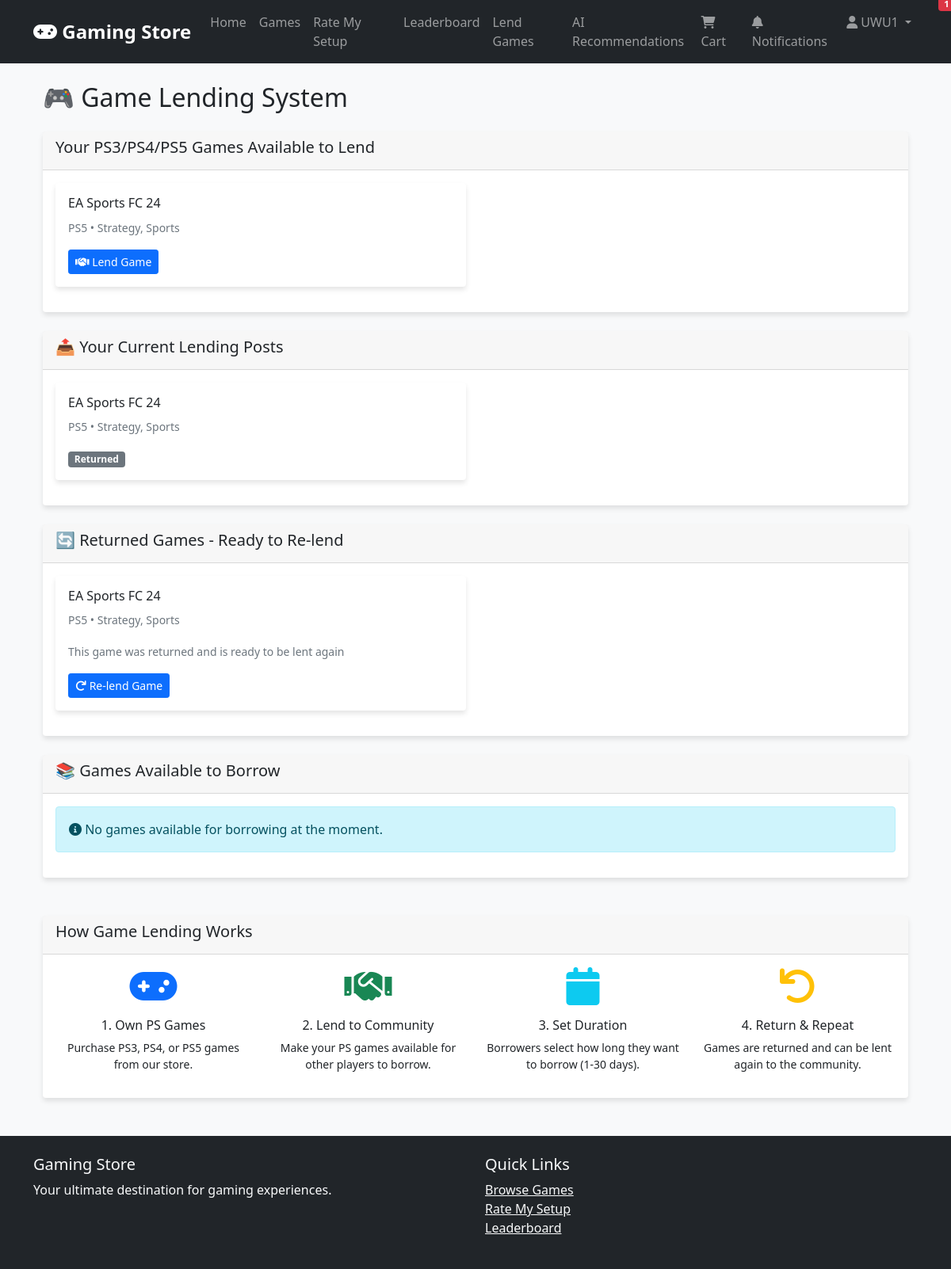
The page /lend_games (signed in) on the database as committed earlier.
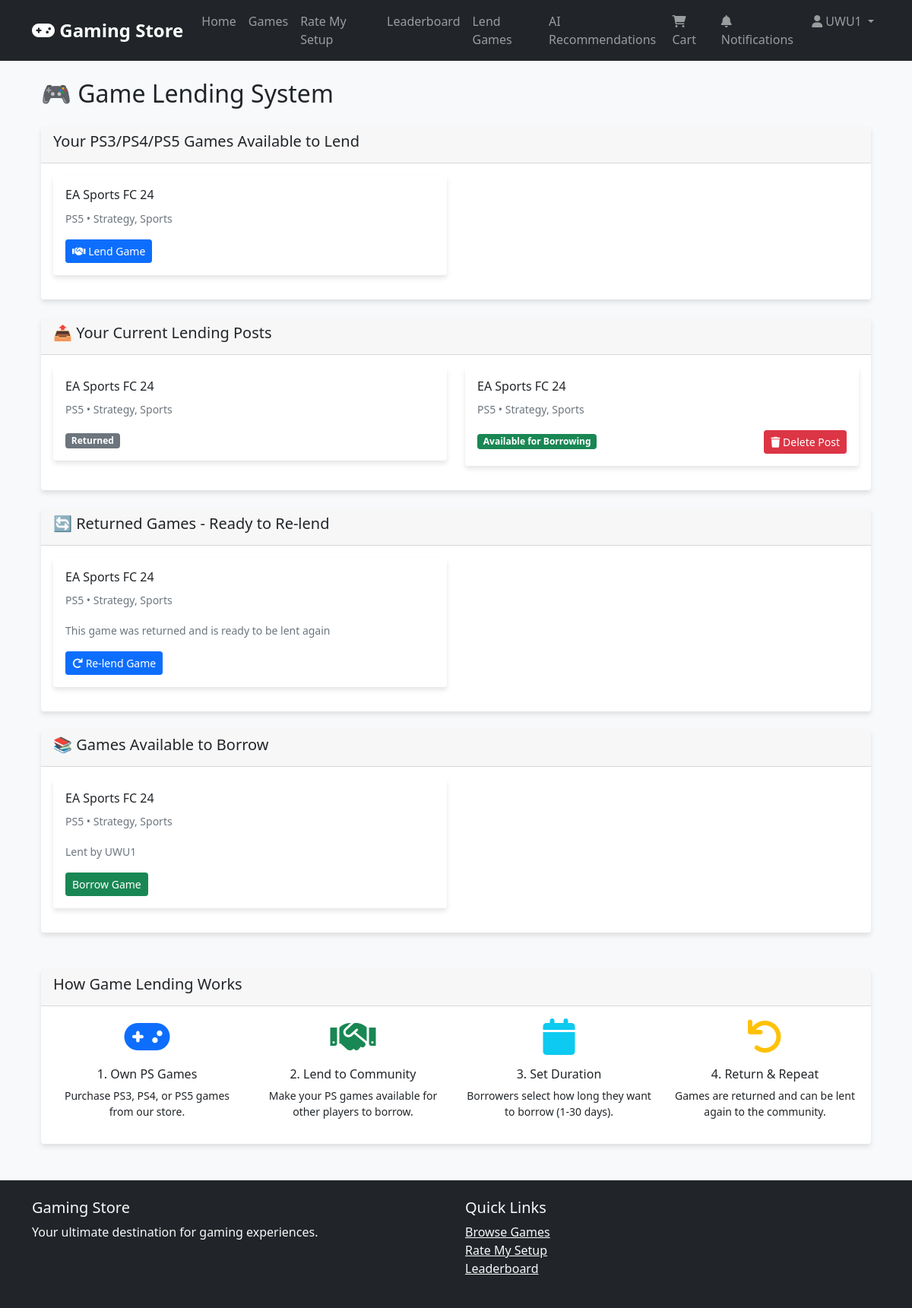
The same page on the database as committed later.
### app.py (models this page shows, shortened)
class Game(db.Model):
    id = db.Column(db.Integer, primary_key=True)
    title = db.Column(db.String(200), nullable=False)
    description = db.Column(db.Text)
    price = db.Column(db.Float, nullable=False)
    genre = db.Column(db.String(100))
    platform = db.Column(db.String(100))
    release_date = db.Column(db.Date)
    image_url = db.Column(db.String(200))
    voice_preview_url = db.Column(db.String(200))
    is_available = db.Column(db.Boolean, default=True)
    created_at = db.Column(db.DateTime, default=datetime.utcnow)

class GameLending(db.Model):
    id = db.Column(db.Integer, primary_key=True)
    lender_id = db.Column(db.Integer, db.ForeignKey('user.id'), nullable=False)
    borrower_id = db.Column(db.Integer, db.ForeignKey('user.id'))
    game_id = db.Column(db.Integer, db.ForeignKey('game.id'), nullable=False)
    lend_date = db.Column(db.DateTime, default=datetime.utcnow)
    return_date = db.Column(db.DateTime)
    is_returned = db.Column(db.Boolean, default=False)
    is_overdue = db.Column(db.Boolean, default=False)
    overdue_notification_sent = db.Column(db.Boolean, default=False)
    lender = db.relationship('User', foreign_keys=[lender_id], backref='lent_games')
    borrower = db.relationship('User', foreign_keys=[borrower_id], backref='borrowed_games')
    game = db.relationship('Game', backref='lending_records')

class User(db.Model):
    id = db.Column(db.Integer, primary_key=True)
    username = db.Column(db.String(80), unique=True, nullable=False)
    email = db.Column(db.String(120), unique=True, nullable=False)
    password_hash = db.Column(db.String(120), nullable=False)
    is_admin = db.Column(db.Boolean, default=False)
    popularity_points = db.Column(db.Integer, default=0)
    profile_picture = db.Column(db.String(200), default='default.jpg')
    bio = db.Column(db.Text)
    created_at = db.Column(db.DateTime, default=datetime.utcnow)
    is_banned = db.Column(db.Boolean, default=False)
    banned_at = db.Column(db.DateTime)
    banned_by = db.Column(db.Integer, db.ForeignKey('user.id'))
    ban_reason = db.Column(db.Text)
    ban_duration_days = db.Column(db.Integer)  # NULL for permanent, number for temporary

### app.py (the view)
@app.route('/lend_games')
@login_required
def lend_games():
    purchased_games = db.session.query(Game).join(Purchase).filter(
        Purchase.user_id == current_user.id
    ).all()
    ps_games = []
    for game in purchased_games:
        if game.platform:
            platforms = [p.strip() for p in game.platform.split(',')]
            if any(p in ['PS3', 'PS4', 'PS5'] for p in platforms):
                ps_games.append(game)
    available_lendings = GameLending.query.filter_by(borrower_id=None).all()
    user_lendings = GameLending.query.filter_by(lender_id=current_user.id).all()
    borrowed_games = GameLending.query.filter_by(borrower_id=current_user.id, is_returned=False).all()
    return render_template('lend_games.html',
                         ps_games=ps_games,
                         available_lendings=available_lendings,
                         user_lendings=user_lendings,
                         borrowed_games=borrowed_games)

### app.py (called while the page is built, shortened)
@login_manager.user_loader
def load_user(user_id):
    return User.query.get(int(user_id))

def check_overdue_games():
    current_time = datetime.utcnow()
    overdue_lendings = GameLending.query.filter(
        GameLending.borrower_id.isnot(None),
        GameLending.is_returned == False,
        GameLending.return_date < current_time,
        GameLending.overdue_notification_sent == False
    ).all()
    db.session.commit()
    return len(overdue_lendings)

def check_expired_bans():
    current_time = datetime.utcnow()
    expired_bans = User.query.filter(
        User.is_banned == True,
        User.ban_duration_days.isnot(None),
        User.banned_at.isnot(None)
    ).all()
    if expired_bans:
        db.session.commit()
        return len(expired_bans)
    return 0

### templates/lend_games.html (shortened to what the changed rows need)
{% extends "base.html" %}
{% block content %}
<div class="container">
    <h2 class="mb-4">🎮 Game Lending System</h2>
    {% set overdue_games = [] %}
    {% for lending in user_lendings %}
        {% if lending.borrower_id and not lending.is_returned and lending.is_overdue %}
            {% set _ = overdue_games.append(lending) %}
        {% endif %}
    {% endfor %}
    <div class="row mb-4">
        <div class="col-12">
            <div class="card">
                <div class="card-body">
                    {% if ps_games %}
                    <div class="row">
                        {% for game in ps_games %}
                        <div class="col-md-6 mb-3">
                            <div class="card border-primary">
                                <div class="card-body">
                                    <h6 class="card-title">{{ game.title }}</h6>
                                    <p class="card-text">
                                        <small class="text-muted">
                                            {{ game.platform }} • {{ game.genre }}
                                        </small>
                                    </p>
                                    {% set is_lent = false %}
                                    {% set is_borrowed = false %}
                                    {% set lending_id_to_delete = none %}
                                    {% for lending in user_lendings %}
                                        {% if lending.game_id == game.id %}
                                            {% if lending.borrower_id and not lending.is_returned %}
                                                {% set is_borrowed = true %}
                                            {% elif not lending.borrower_id %}
                                                {% set is_lent = true %}
                                                {% set lending_id_to_delete = lending.id %}
                                            {% endif %}
                                        {% endif %}
                                    {% endfor %}
                                    {% if is_lent %}
                                        <div class="d-flex justify-content-between align-items-center">
                                            <span class="badge bg-success">Available for Lending</span>
                                            <form action="{{ url_for('delete_lending', lending_id=lending_id_to_delete) }}" method="post" style="display: inline;">
                                                <button type="submit" class="btn btn-danger btn-sm" onclick="return confirm('Are you sure you want to remove this lending post?')">
                                                    <i class="fas fa-trash"></i> Delete Post
                                                </button>
                                            </form>
                                        </div>
                                    {% elif is_borrowed %}
                                        <span class="badge bg-warning">Currently Borrowed</span>
                                    {% else %}
                                        <a href="{{ url_for('lend_game', game_id=game.id) }}" class="btn btn-primary btn-sm">
                                            <i class="fas fa-handshake"></i> Lend Game
                                        </a>
                                    {% endif %}
                                </div>
                            </div>
                        </div>
                        {% endfor %}
                    </div>
                    {% else %}
                    <div class="alert alert-info">
                        <i class="fas fa-info-circle"></i> You don't have any PS3, PS4, or PS5 games to lend. Purchase some games first!
                    </div>
                    {% endif %}
                </div>
            </div>
        </div>
    </div>
    {% if user_lendings %}
    <div class="row mb-4">
        <div class="col-12">
            <div class="card">
                <div class="card-body">
                    <div class="row">
                        {% for lending in user_lendings %}
                        <div class="col-md-6 mb-3">
                            <div class="card {% if lending.borrower_id and not lending.is_returned %}border-warning{% else %}border-info{% endif %}">
                                <div class="card-body">
                                    <h6 class="card-title">{{ lending.game.title }}</h6>
                                    <p class="card-text">
                                        <small class="text-muted">
                                            {{ lending.game.platform }} • {{ lending.game.genre }}
                                        </small>
                                    </p>
                                    {% if lending.borrower_id and not lending.is_returned %}
                                        <div class="d-flex justify-content-between align-items-center">
                                            <span class="badge bg-warning">Currently Borrowed</span>
                                            <small class="text-muted">
                                                Borrowed by: {{ lending.borrower.username }}
                                            </small>
                                        </div>
                                        <p class="card-text mt-2">
                                            <small class="text-muted">
                                                Return by: {{ lending.return_date.strftime('%Y-%m-%d') if lending.return_date else 'Not specified' }}
                                            </small>
                                        </p>
                                    {% elif not lending.borrower_id %}
                                        <div class="d-flex justify-content-between align-items-center">
                                            <span class="badge bg-success">Available for Borrowing</span>
                                            <form action="{{ url_for('delete_lending', lending_id=lending.id) }}" method="post" style="display: inline;">
                                                <button type="submit" class="btn btn-danger btn-sm" onclick="return confirm('Are you sure you want to delete this lending post?')">
                                                    <i class="fas fa-trash"></i> Delete Post
                                                </button>
                                            </form>
                                        </div>
                                    {% else %}
                                        <span class="badge bg-secondary">Returned</span>
                                    {% endif %}
                                </div>
                            </div>
                        </div>
                        {% endfor %}
                    </div>
                </div>
            </div>
        </div>
    </div>
    {% endif %}
    {% set returned_games = [] %}
    {% for lending in user_lendings %}
        {% if lending.is_returned %}
            {% set _ = returned_games.append(lending.game) %}
        {% endif %}
    {% endfor %}
    {% if returned_games %}
    <div class="row mb-4">
        <div class="col-12">
            <div class="card">
                <div class="card-body">
                    <div class="row">
                        {% for game in returned_games %}
                        <div class="col-md-6 mb-3">
                            <div class="card border-secondary">
                                <div class="card-body">
                                    <h6 class="card-title">{{ game.title }}</h6>
                                    <p class="card-text">
                                        <small class="text-muted">
                                            {{ game.platform }} • {{ game.genre }}
                                        </small>
                                    </p>
                                    <p class="card-text">
                                        <small class="text-muted">
                                            This game was returned and is ready to be lent again
                                        </small>
                                    </p>
                                    <a href="{{ url_for('lend_game', game_id=game.id) }}" class="btn btn-primary btn-sm">
                                        <i class="fas fa-redo"></i> Re-lend Game
                                    </a>
                                </div>
                            </div>
                        </div>
                        {% endfor %}
                    </div>
                </div>
            </div>
        </div>
    </div>
    {% endif %}
    {% set borrowed_by_others = [] %}
    {% for lending in user_lendings %}
        {% if lending.borrower_id and not lending.is_returned %}
            {% set _ = borrowed_by_others.append(lending) %}
        {% endif %}
    {% endfor %}
    <div class="row mb-4">
        <div class="col-12">
            <div class="card">
                <div class="card-body">
                    {% if available_lendings %}
                    <div class="row">
                        {% for lending in available_lendings %}
                        <div class="col-md-6 mb-3">
                            <div class="card border-success">
                                <div class="card-body">
                                    <h6 class="card-title">{{ lending.game.title }}</h6>
                                    <p class="card-text">
                                        <small class="text-muted">
                                            {{ lending.game.platform }} • {{ lending.game.genre }}
                                        </small>
                                    </p>
                                    <p class="card-text">
                                        <small class="text-muted">
                                            Lent by {{ lending.lender.username }}
                                        </small>
                                    </p>
                                    <a href="{{ url_for('borrow_game', lending_id=lending.id) }}" class="btn btn-success btn-sm">Borrow Game</a>
                                </div>
                            </div>
                        </div>
                        {% endfor %}
                    </div>
                    {% else %}
                    <div class="alert alert-info">
                        <i class="fas fa-info-circle"></i> No games available for borrowing at the moment.
                    </div>
                    {% endif %}
                </div>
            </div>
        </div>
    </div>
</div>
{% endblock %}

Rows that differ between the two databases and show on the page:
added GameLending: game "EA Sports FC 24", game.platform "PS5", game.genre "Strategy, Sports", lender.username "UWU1"
Other text that changed with them:
text no longer shown: "No games available for borrowing at the moment."
